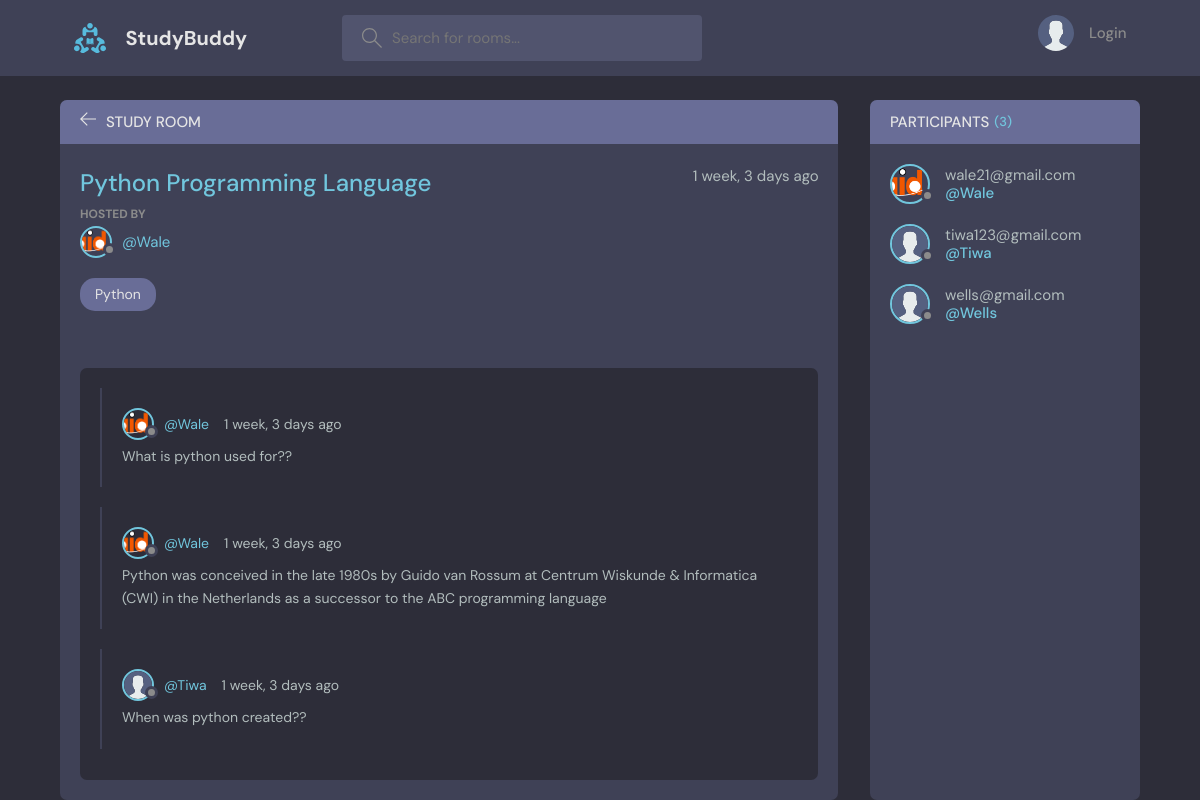
The page /room/10/ on the database its author committed.
### myapp/models.py (models this page shows, shortened)
class Room(models.Model):
    host = models.ForeignKey(settings.AUTH_USER_MODEL,on_delete=models.SET_NULL, null=True)
    topic = models.ForeignKey(Topic,on_delete=models.SET_NULL, null=True)
    name = models.CharField(max_length=200)
    description = models.TextField(null=True, blank=True)
    participants = models.ManyToManyField(settings.AUTH_USER_MODEL,related_name="participants", blank=True)
    updated = models.DateTimeField(auto_now=True)
    created =  models.DateTimeField(auto_now_add=True)
    class Meta:
        ordering = ['-updated', '-created']

class Topic(models.Model):
    name = models.CharField(max_length=200)

class Message(models.Model):
    user = models.ForeignKey(settings.AUTH_USER_MODEL, on_delete=models.CASCADE)
    room = models.ForeignKey(Room,on_delete=models.CASCADE)
    body = models.TextField()
    updated = models.DateTimeField(auto_now=True)
    created =  models.DateTimeField(auto_now_add=True)
    class Meta:
        ordering = ['-updated', '-created']

### User_auth/models.py (models this page shows)
class User(AbstractUser):
    bio = models.TextField(null=True)
    avatar = models.ImageField(null=True, default="avatar.svg")
    email = models.EmailField(unique=True, null=True)
    objects = NewUserManager()
    USERNAME_FIELD = "email"
    REQUIRED_FIELDS = []
    def __str__(self):
        return self.email

### myapp/views.py (the view, shortened to what this page needs)
# urls.py: path('room/<str:pk>/',views.room, name="room"),
def room(request, pk):
    room = Room.objects.get(id=pk)
    room_messages = room.message_set.all().order_by('-created')
    participants = room.participants.all()
    context = {'room':room,"room_messages":room_messages,"participants":participants}
    return render(request, 'myapp/room.html', context)

### myapp/templates/myapp/room.html (shortened to what this page needs)
{% extends 'main.html' %}
{% block content %}
<main class="profile-page layout layout--2">
  <div class="container">
    <div class="room">
      <div class="room__top">
        <div class="room__topLeft">
          <a href="{{request.META.HTTP_REFERER}}">
            <svg version="1.1" xmlns="http://www.w3.org/2000/svg" width="32" height="32" viewBox="0 0 32 32">
              <title>arrow-left</title>
              <path
                d="M13.723 2.286l-13.723 13.714 13.719 13.714 1.616-1.611-10.96-10.96h27.625v-2.286h-27.625l10.965-10.965-1.616-1.607z"
              ></path>
            </svg>
          </a>
          <h3>Study Room</h3>
        </div>
      </div>
      <div class="room__box scroll">
        <div class="room__header scroll">
          <div class="room__info">
            <h3>{{room.name}}</h3>
            <span>{{room.created | timesince}} ago</span>
          </div>
          <div class="room__hosted">
            <p>Hosted By</p>
            <a href="{% url 'user_profile' room.host.id %}" class="room__author">
              <div class="avatar avatar--small">
                <img src="{{room.host.avatar.url}}" />
              </div>
              <span>@{{room.host.username}}</span>
            </a>
          </div>
          <span class="room__topics">{{room.topic.name}}</span>
        </div>
        <div class="room__conversation">
          <div class="threads scroll">
            {% for message in room_messages %}
            <div class="thread">
              <div class="thread__top">
                <div class="thread__author">
                  <a href="{% url 'user_profile' message.user.id %}" class="thread__authorInfo">
                    <div class="avatar avatar--small">
                      <img src="{{message.user.avatar.url}}" />
                    </div>
                    <span>@{{message.user.username}}</span>
                  </a>
                  <span class="thread__date">{{message.created | timesince }} ago</span>
                </div>
              </div>
              <div class="thread__details">
                {{message.body}}
              </div>
            </div>
            {%endfor%}
          </div>
        </div>
      </div>
    </div>
    <div class="participants">
      <h3 class="participants__top">Participants <span>({{participants.count}})</span></h3>
      <div class="participants__list scroll">
        {% for user in participants %}
        <a href="{% url 'user_profile' user.id %}" class="participant">
          <div class="avatar avatar--medium">
            <img src="{{user.avatar.url}}" />
          </div>
          <p>
            {{user}}
            <span>@{{user.username}}</span>
          </p>
        </a>
        {% endfor %}
      </div>
    </div>
  </div>
</main>
{% endblock %}

### rows shown on the page
Room: name "Python Programming Language", created "1 week, 3 days", host.avatar (picture), host.username "Wale", topic.name "Python"
Message: user.avatar (picture), user.username "Wale", created "1 week, 3 days", body "What is python used for??"
Message: user.avatar (picture), user.username "Wale", created "1 week, 3 days", body "Python was conceived in the late 1980s by Guido van Rossum at Centrum Wiskunde & Informatica (CWI) in the Netherlands as a successor to the ABC programming language"
Message: user.avatar (placeholder picture), user.username "Tiwa", created "1 week, 3 days", body "When was python created??"
User: avatar (picture), email "wale21@gmail.com", username "Wale"
User: avatar (placeholder picture), email "tiwa123@gmail.com", username "Tiwa"
User: avatar (placeholder picture), email "wells@gmail.com", username "Wells"

### other values the page prints
{{ participants.count }} "3"
